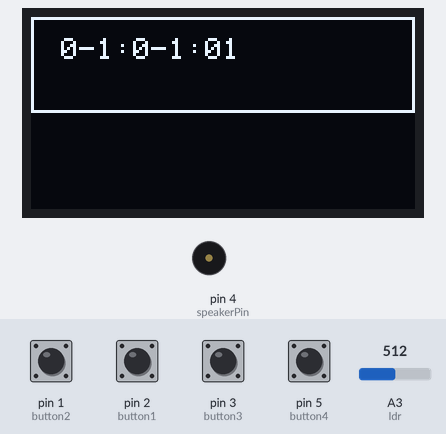
A sketch run on a simulated Arduino Uno, built with avr-gcc and run on an emulated ATmega328P. Shown: 128×64 one-colour display, buzzer (waves = sounding). Inputs (shaded band) come from the test bench; at power-on: pin 1 (button2), pin 2 (button1), pin 3 (button3), pin 5 (button4) HIGH, A3 (ldr) = 512.

Above: at 1.4 s.
1.5 s: A3 (ldr) set to 486
At 2.2 s:
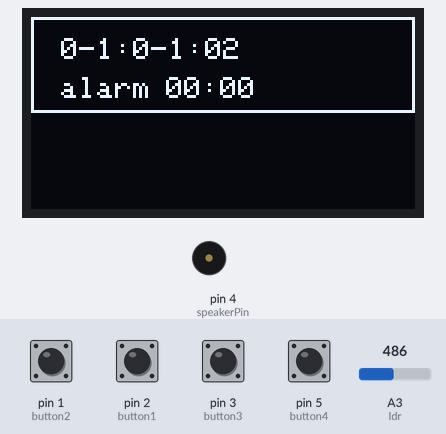
5.0 s: pin 1 (button2) pulled LOW for 0.85 s
At 5.5 s:
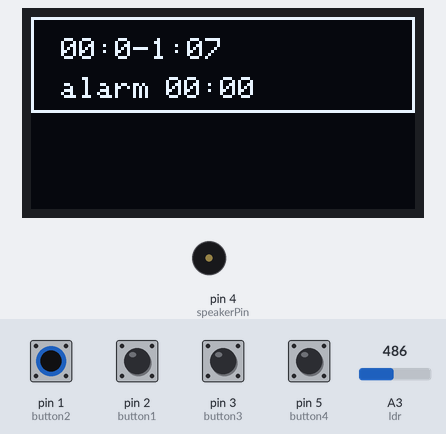
7.3 s: pin 2 (button1) pulled LOW for 0.85 s
At 8.5 s:
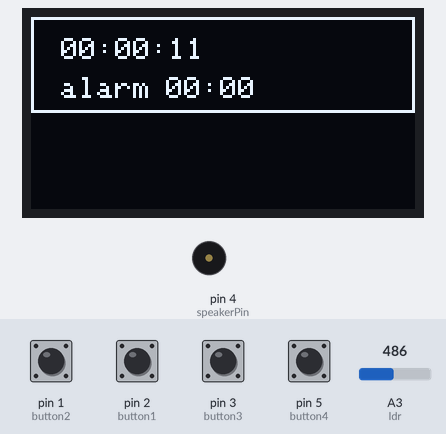
11.6 s: A3 (ldr) set to 510
At 12.8 s:
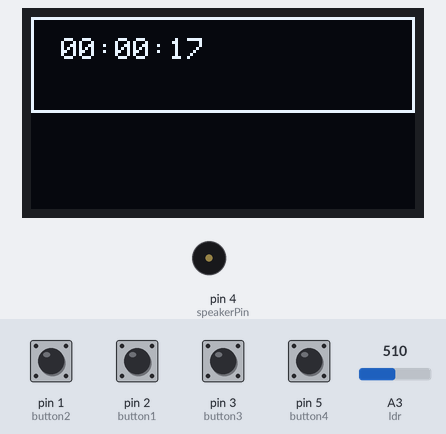
15.1 s: pin 1 (button2) pulled LOW for 0.85 s
At 16.3 s:
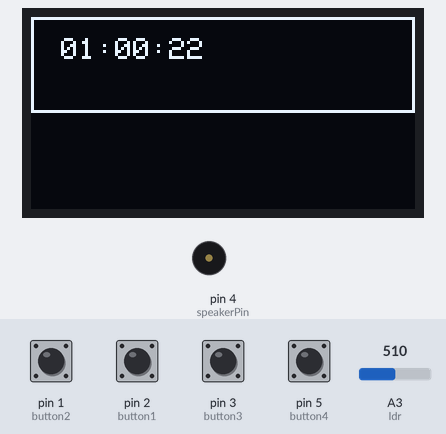
17.9 s: pin 2 (button1) pulled LOW for 0.85 s
At 19.1 s:
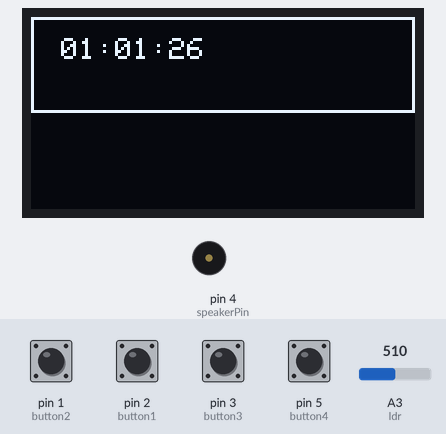
Timing chart, 0 to 20.9 s (numbered marks = the images above; inputs shaded):
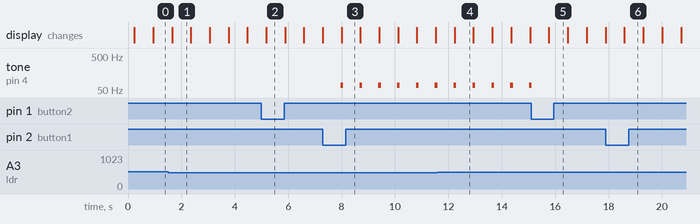

The sketch:

mini_clock.ino
```cpp
#include <EEPROM.h>
#include <Wire.h>
#include <Adafruit_GFX.h>
#include <Adafruit_SSD1306.h>

#define OLED_RESET -1

Adafruit_SSD1306 OLED(OLED_RESET);

#define ldr A3

int speakerPin = 4;

int8_t hour = 0;
int8_t minute = 0;
int8_t second = 0;

int8_t timealarm_h;
int8_t timealarm_m;
bool setalarm = false;

int button1 = 2; //set hour
int button2 = 1; //set minute
int button3 = 3; //set alarm
int button4 = 5; //save to EEPROM

int currentSw1 = 0;
int currentSw2 = 0;
int currentSw3 = 0;

int sensor_ldr;

void setup()
 {
  OLED.begin(SSD1306_SWITCHCAPVCC, 0x3C);
  pinMode(button1, INPUT_PULLUP);
  pinMode(button2, INPUT_PULLUP);
  pinMode(button3, INPUT_PULLUP);
  pinMode(button4, INPUT_PULLUP);

  pinMode(speakerPin,OUTPUT);

  EEPROM.get(0,hour);
  EEPROM.get(1,minute);
  EEPROM.get(2,second);

  OLED.clearDisplay();
  OLED.setTextColor(WHITE);
  OLED.drawRect(0,0,128,32,WHITE);
  OLED.display();
  delay(150);
  OLED.clearDisplay();
 }

void loop()
 {

  // LDR
  sensor_ldr = analogRead(ldr);
  Serial.println(sensor_ldr);
  if(sensor_ldr >= 500)
  {
    Light_mode();
  }
  else
  {
    Dark_mode();
  }

  //sw1 set minute
  if(digitalRead(button1) == LOW)
  {
    if((millis()-currentSw1) >= 900)
    {
        if(!setalarm)
        {
          minute = minute+1;
          if(minute>=60)
          {
           minute = 0;
          }
        }else
        {
          timealarm_m = timealarm_m +1;
          if(timealarm_m>=60)
          {
            timealarm_m = 0;
          }
        }
     currentSw1 = millis();
    }
  }

  //sw2 set hour
  if(digitalRead(button2) == LOW)
  {
    if((millis()-currentSw2) >= 900)
    {
      if(!setalarm)
      {
        hour = hour+1;
        if(hour>23)
        {
         hour = 0;
        }
      }else
        {
          timealarm_h = timealarm_h +1;
          if(timealarm_h>23)
          {
            timealarm_h = 0;
          }
        }
     currentSw2 = millis();
    }
  }

  //set time alarm
  if(digitalRead(button3) == LOW)
  {
    if((millis()-currentSw3) >= 900)
    {
     setalarm =! setalarm;
     currentSw3 = millis();
    }
  }

  //save to EEPROM
  if(digitalRead(button4) == LOW)
  {
   EEPROM.update(0,hour);
   EEPROM.update(1,minute);
   EEPROM.update(2,second);
  }

  //alarm
  if( hour == timealarm_h && minute == timealarm_m)
  {
    tone(speakerPin,70,100);
  }

  OLED.clearDisplay();
  OLED.setCursor(10,20);
  OLED.print("alarm");
  OLED.setCursor(45,20);
   if(timealarm_h<10)
  {
    OLED.print(0);
  }
  OLED.print(timealarm_h);
  OLED.print(":");
  OLED.setCursor(63,20);
  if(timealarm_m<10)
  {
    OLED.print(0);
  }
  OLED.print(timealarm_m);

  //counttime
  OLED.setCursor(10, 7);
  OLED.setTextColor(WHITE);
  OLED.setTextSize(1);
  OLED.drawRect(0,0,128,32,WHITE);
  second = second + 1;
   if(hour<10)
  {
    OLED.print(0);
  }
  OLED.print(hour);
  OLED.print(":");
  if(minute<10)
  {
    OLED.print(0);
  }
  OLED.print(minute);
  OLED.setTextSize(1);
  OLED.print(":");
   if(second<10)
  {
    OLED.print(0);
  }
  OLED.print(second);
  OLED.setTextSize(1);
  OLED.display();
  delay(500);

  if (second == 60)
  {
    second = 0;
    minute = minute + 1;
  }
  if (minute == 60)
  {
    minute = 0;
    hour = hour + 1;
  }
  if (hour == 24)
  {
    hour = 1;
  }
  if(hour == 8)
  {
    OLED.setCursor(87, 7);
    OLED.print("GOOD");
    OLED.setCursor(80, 17);
    OLED.print("MORNING");
  }
  if(hour == 12)
  {
    OLED.setCursor(87, 7);
    OLED.print("GOOD");
    OLED.setCursor(87, 17);
    OLED.print("ATN");
  }
  if(hour == 18)
  {
    OLED.setCursor(87, 7);
    OLED.print("GOOD");
    OLED.setCursor(80, 17);
    OLED.print("EVENING");
  }
  OLED.display();
  delay(150);
 }

void Dark_mode()
{
  OLED.setTextColor(WHITE);
  OLED.setTextSize(1);
}
void Light_mode()
{
  OLED.fillScreen(WHITE);
  OLED.setTextColor(BLACK);
  OLED.setTextSize(1);
}
```

Measured:
- the behaviour switches between 500 and 499 on A3 (ldr) (found by bisection; images 0 and 1)
- after the input at 1.5 s, the display: changes after 0.15 s (image 1)
- after the input at 7.3 s, tone on pin 4 (speakerPin): alternates 70 Hz for 0.10 s and silent for 0.61 s, starting after 0.67 s
- after the input at 11.6 s, the display: changes after 0.63 s (image 4)
- after the input at 15.1 s, tone on pin 4 (speakerPin): goes on until 15.1 s, then stays silent
- what the display in image 4 shows lasts 0.7 s, from 12.2 s to 12.9 s
